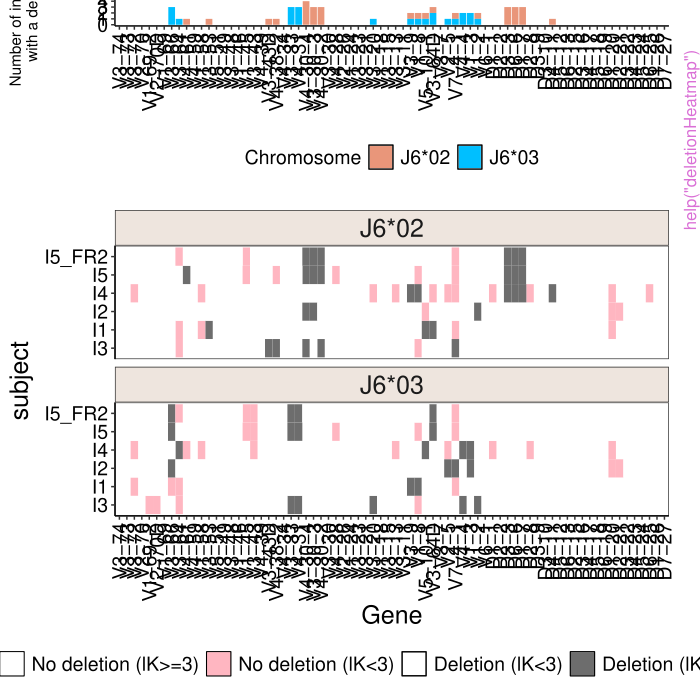

This chart was generated by the following R code:
pkgname <- "rabhit"
source(file.path(R.home("share"), "R", "examples-header.R"))
options(warn = 1)
base::assign(".ExTimings", "rabhit-Ex.timings", pos = 'CheckExEnv')
base::cat("name\tuser\tsystem\telapsed\n", file=base::get(".ExTimings", pos = 'CheckExEnv'))
base::assign(".format_ptime",
function(x) {
  if(!is.na(x[4L])) x[1L] <- x[1L] + x[4L]
  if(!is.na(x[5L])) x[2L] <- x[2L] + x[5L]
  options(OutDec = '.')
  format(x[1L:3L], digits = 7L)
},
pos = 'CheckExEnv')

### * </HEADER>
library('rabhit')

base::assign(".oldSearch", base::search(), pos = 'CheckExEnv')
base::assign(".old_wd", base::getwd(), pos = 'CheckExEnv')
cleanEx()
nameEx("createFullHaplotype")
### * createFullHaplotype

flush(stderr()); flush(stdout())

base::assign(".ptime", proc.time(), pos = "CheckExEnv")
### Name: createFullHaplotype
### Title: Anchor gene haplotype inference
### Aliases: createFullHaplotype

### ** Examples

# Load example data and germlines
data(samples_db, HVGERM, HDGERM)

# Selecting a single individual
clip_db = samples_db[samples_db$subject=='I5', ]

# Infering haplotype
haplo_db = createFullHaplotype(clip_db,toHap_col=c('v_call','d_call'),
hapBy_col='j_call',hapBy='IGHJ6',toHap_GERM=c(HVGERM,HDGERM))





base::assign(".dptime", (proc.time() - get(".ptime", pos = "CheckExEnv")), pos = "CheckExEnv")
base::cat("createFullHaplotype", base::get(".format_ptime", pos = 'CheckExEnv')(get(".dptime", pos = "CheckExEnv")), "\n", file=base::get(".ExTimings", pos = 'CheckExEnv'), append=TRUE, sep="\t")
cleanEx()
nameEx("deletionHeatmap")
### * deletionHeatmap

flush(stderr()); flush(stdout())

base::assign(".ptime", proc.time(), pos = "CheckExEnv")
### Name: deletionHeatmap
### Title: Graphical output of single chromosome deletions
### Aliases: deletionHeatmap

### ** Examples

# Plotting single choromosme deletion from haplotype inference
deletionHeatmap(samplesHaplotype)



base::assign(".dptime", (proc.time() - get(".ptime", pos = "CheckExEnv")), pos = "CheckExEnv")
base::cat("deletionHeatmap", base::get(".format_ptime", pos = 'CheckExEnv')(get(".dptime", pos = "CheckExEnv")), "\n", file=base::get(".ExTimings", pos = 'CheckExEnv'), append=TRUE, sep="\t")
cleanEx()
nameEx("deletionsByBinom")
### * deletionsByBinom

flush(stderr()); flush(stdout())

base::assign(".ptime", proc.time(), pos = "CheckExEnv")
### Name: deletionsByBinom
### Title: Double chromosome deletion by relative gene usage
### Aliases: deletionsByBinom

### ** Examples

# Load example data and germlines
data(samples_db)

# Selecting a single individual
clip_db = samples_db[samples_db$subject=='I5', ]
# Infering haplotype
del_binom_df = deletionsByBinom(clip_db)
head(del_binom_df)




base::assign(".dptime", (proc.time() - get(".ptime", pos = "CheckExEnv")), pos = "CheckExEnv")
base::cat("deletionsByBinom", base::get(".format_ptime", pos = 'CheckExEnv')(get(".dptime", pos = "CheckExEnv")), "\n", file=base::get(".ExTimings", pos = 'CheckExEnv'), append=TRUE, sep="\t")
cleanEx()
nameEx("deletionsByVpooled")
### * deletionsByVpooled

flush(stderr()); flush(stdout())

base::assign(".ptime", proc.time(), pos = "CheckExEnv")
### Name: deletionsByVpooled
### Title: Single chromosomal D or J gene deletions inferred by the V
###   pooled method
### Aliases: deletionsByVpooled

### ** Examples

## No test: 
data(samples_db)

# Infering V pooled deletions
del_db <- deletionsByVpooled(samples_db)
head(del_db)
## End(No test)



base::assign(".dptime", (proc.time() - get(".ptime", pos = "CheckExEnv")), pos = "CheckExEnv")
base::cat("deletionsByVpooled", base::get(".format_ptime", pos = 'CheckExEnv')(get(".dptime", pos = "CheckExEnv")), "\n", file=base::get(".ExTimings", pos = 'CheckExEnv'), append=TRUE, sep="\t")
cleanEx()
nameEx("hapDendo")
### * hapDendo

flush(stderr()); flush(stdout())

base::assign(".ptime", proc.time(), pos = "CheckExEnv")
### Name: hapDendo
### Title: Hierarchical clustering of haplotypes graphical output
### Aliases: hapDendo

### ** Examples

# Plotting haplotype hierarchical clustering based on the Jaccard distance
## No test: 
hapDendo(samplesHaplotype)
## End(No test)




base::assign(".dptime", (proc.time() - get(".ptime", pos = "CheckExEnv")), pos = "CheckExEnv")
base::cat("hapDendo", base::get(".format_ptime", pos = 'CheckExEnv')(get(".dptime", pos = "CheckExEnv")), "\n", file=base::get(".ExTimings", pos = 'CheckExEnv'), append=TRUE, sep="\t")
cleanEx()
nameEx("hapHeatmap")
### * hapHeatmap

flush(stderr()); flush(stdout())

base::assign(".ptime", proc.time(), pos = "CheckExEnv")
### Name: hapHeatmap
### Title: Graphical output of alleles division by chromosome
### Aliases: hapHeatmap

### ** Examples

# Plotting haplotpe heatmap
p <- hapHeatmap(samplesHaplotype)
p$p



base::assign(".dptime", (proc.time() - get(".ptime", pos = "CheckExEnv")), pos = "CheckExEnv")
base::cat("hapHeatmap", base::get(".format_ptime", pos = 'CheckExEnv')(get(".dptime", pos = "CheckExEnv")), "\n", file=base::get(".ExTimings", pos = 'CheckExEnv'), append=TRUE, sep="\t")
cleanEx()
nameEx("nonReliableVGenes")
### * nonReliableVGenes

flush(stderr()); flush(stdout())

base::assign(".ptime", proc.time(), pos = "CheckExEnv")
### Name: nonReliableVGenes
### Title: Detect non reliable gene assignment
### Aliases: nonReliableVGenes

### ** Examples

# Example IGHV call data frame
clip_db <- data.frame(subject=rep('S1',6),
v_call=c('IGHV1-69*01','IGHV1-69*01','IGHV1-69*01,IGHV1-69*02',
'IGHV4-59*01,IGHV4-61*01','IGHV4-59*01,IGHV4-31*02','IGHV4-59*01'))
# Detect non reliable genes
nonReliableVGenes(clip_db)



base::assign(".dptime", (proc.time() - get(".ptime", pos = "CheckExEnv")), pos = "CheckExEnv")
base::cat("nonReliableVGenes", base::get(".format_ptime", pos = 'CheckExEnv')(get(".dptime", pos = "CheckExEnv")), "\n", file=base::get(".ExTimings", pos = 'CheckExEnv'), append=TRUE, sep="\t")
cleanEx()
nameEx("plotDeletionsByBinom")
### * plotDeletionsByBinom

flush(stderr()); flush(stdout())

base::assign(".ptime", proc.time(), pos = "CheckExEnv")
### Name: plotDeletionsByBinom
### Title: Graphical output of double chromosome deletions
### Aliases: plotDeletionsByBinom

### ** Examples


# Load example data and germlines
data(samples_db)

# Infering haplotype
deletions_db = deletionsByBinom(samples_db);
plotDeletionsByBinom(deletions_db)




base::assign(".dptime", (proc.time() - get(".ptime", pos = "CheckExEnv")), pos = "CheckExEnv")
base::cat("plotDeletionsByBinom", base::get(".format_ptime", pos = 'CheckExEnv')(get(".dptime", pos = "CheckExEnv")), "\n", file=base::get(".ExTimings", pos = 'CheckExEnv'), append=TRUE, sep="\t")
cleanEx()
nameEx("plotDeletionsByVpooled")
### * plotDeletionsByVpooled

flush(stderr()); flush(stdout())

base::assign(".ptime", proc.time(), pos = "CheckExEnv")
### Name: plotDeletionsByVpooled
### Title: Graphical output for single chromosome D or J gene deletions
###   according to V pooled method
### Aliases: plotDeletionsByVpooled

### ** Examples

## No test: 
# Load example data and germlines
data(samples_db)
del_db <- deletionsByVpooled(samples_db)
plotDeletionsByVpooled(del_db)
## End(No test)



base::assign(".dptime", (proc.time() - get(".ptime", pos = "CheckExEnv")), pos = "CheckExEnv")
base::cat("plotDeletionsByVpooled", base::get(".format_ptime", pos = 'CheckExEnv')(get(".dptime", pos = "CheckExEnv")), "\n", file=base::get(".ExTimings", pos = 'CheckExEnv'), append=TRUE, sep="\t")
cleanEx()
nameEx("plotHaplotype")
### * plotHaplotype

flush(stderr()); flush(stdout())

base::assign(".ptime", proc.time(), pos = "CheckExEnv")
### Name: plotHaplotype
### Title: Graphical output of an inferred haplotype
### Aliases: plotHaplotype

### ** Examples


# Selecting a single individual from the haplotype samples data
haplo_db = samplesHaplotype[samplesHaplotype$subject=='I5', ]

# plot haplotype
plotHaplotype(haplo_db)




base::assign(".dptime", (proc.time() - get(".ptime", pos = "CheckExEnv")), pos = "CheckExEnv")
base::cat("plotHaplotype", base::get(".format_ptime", pos = 'CheckExEnv')(get(".dptime", pos = "CheckExEnv")), "\n", file=base::get(".ExTimings", pos = 'CheckExEnv'), append=TRUE, sep="\t")
### * <FOOTER>
###
cleanEx()
options(digits = 7L)
base::cat("Time elapsed: ", proc.time() - base::get("ptime", pos = 'CheckExEnv'),"\n")
grDevices::dev.off()
###
### Local variables: ***
### mode: outline-minor ***
### outline-regexp: "\\(> \\)?### [*]+" ***
### End: ***
quit('no')
